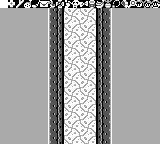

Tiled map render using the project's own tile images. Description and the whole map definition, tile-layer contents included, below:
An orthogonal 20x18 tile map with 8x8 px tiles, 2 tile layers (bg, Tile Layer 1), 6 tilesets.

<map version="1.2" tiledversion="1.2.2" orientation="orthogonal" renderorder="right-down" width="20" height="18" tilewidth="8" tileheight="8" infinite="0" nextlayerid="4" nextobjectid="1">
 <tileset firstgid="1" source="floor-i.tsx" />
 <tileset firstgid="17" source="items-2.tsx" />
 <tileset firstgid="81" source="overworld-landscape.tsx" />
 <tileset firstgid="177" source="dungeon-items.tsx" />
 <tileset firstgid="193" source="walls-a.tsx" />
 <tileset firstgid="225" source="font.tsx" />
 <layer id="1" name="bg" width="20" height="18">
  <data encoding="csv">
157,66,67,68,69,70,71,72,73,74,65,192,190,191,58,157,157,157,157,157,
1,2,1,2,1,2,1,2,1,2,1,2,1,2,1,2,1,2,1,2,
3,4,3,4,3,4,3,4,3,4,3,4,3,4,3,4,3,4,3,4,
1,2,1,2,1,2,1,2,1,2,1,2,1,2,1,2,1,2,1,2,
3,4,3,4,3,4,3,4,3,4,3,4,3,4,3,4,3,4,3,4,
1,2,1,2,1,2,1,2,1,2,1,2,1,2,1,2,1,2,1,2,
3,4,3,4,3,4,3,4,3,4,3,4,3,4,3,4,3,4,3,4,
1,2,1,2,1,2,1,2,1,2,1,2,1,2,1,2,1,2,1,2,
3,4,3,4,3,4,3,4,3,4,3,4,3,4,3,4,3,4,3,4,
1,2,1,2,1,2,1,2,1,2,1,2,1,2,1,2,1,2,1,2,
3,4,3,4,3,4,3,4,3,4,3,4,3,4,3,4,3,4,3,4,
1,2,1,2,1,2,1,2,1,2,1,2,1,2,1,2,1,2,1,2,
3,4,3,4,3,4,3,4,3,4,3,4,3,4,3,4,3,4,3,4,
1,2,1,2,1,2,1,2,1,2,1,2,1,2,1,2,1,2,1,2,
3,4,3,4,3,4,3,4,3,4,3,4,3,4,3,4,3,4,3,4,
1,2,1,2,1,2,1,2,1,2,1,2,1,2,1,2,1,2,1,2,
3,4,3,4,3,4,3,4,3,4,3,4,3,4,3,4,3,4,3,4,
1,2,1,2,1,2,1,2,1,2,1,2,1,2,1,2,1,2,1,2
</data>
 </layer>
 <layer id="3" name="Tile Layer 1" width="20" height="18">
  <data encoding="csv">
176,359,372,373,375,360,361,362,363,365,369,370,371,374,377,378,379,366,367,368,
173,173,173,173,173,173,203,1610612953,0,0,0,0,2684354777,3221225675,173,173,173,173,173,173,
173,173,173,173,173,173,203,1610612953,0,0,0,0,2684354777,3221225675,173,173,173,173,173,173,
173,173,173,173,173,173,203,1610612953,0,0,0,0,2684354777,3221225675,173,173,173,173,173,173,
173,173,173,173,173,173,203,1610612953,0,0,0,0,2684354777,3221225675,173,173,173,173,173,173,
173,173,173,173,173,173,203,1610612953,0,0,0,0,2684354777,3221225675,173,173,173,173,173,173,
173,173,173,173,173,173,203,1610612953,0,0,0,0,2684354777,3221225675,173,173,173,173,173,173,
173,173,173,173,173,173,203,1610612953,0,0,0,0,2684354777,3221225675,173,173,173,173,173,173,
173,173,173,173,173,173,203,1610612953,0,0,0,0,2684354777,3221225675,173,173,173,173,173,173,
173,173,173,173,173,173,203,1610612953,0,0,0,0,2684354777,3221225675,173,173,173,173,173,173,
173,173,173,173,173,173,203,1610612953,0,0,0,0,2684354777,3221225675,173,173,173,173,173,173,
173,173,173,173,173,173,203,1610612953,0,0,0,0,2684354777,3221225675,173,173,173,173,173,173,
173,173,173,173,173,173,203,1610612953,0,0,0,0,2684354777,3221225675,173,173,173,173,173,173,
173,173,173,173,173,173,203,1610612953,0,0,0,0,2684354777,3221225675,173,173,173,173,173,173,
173,173,173,173,173,173,203,1610612953,0,0,0,0,2684354777,3221225675,173,173,173,173,173,173,
173,173,173,173,173,173,203,1610612953,0,0,0,0,2684354777,3221225675,173,173,173,173,173,173,
173,173,173,173,173,173,203,1610612953,0,0,0,0,2684354777,3221225675,173,173,173,173,173,173,
173,173,173,173,173,173,203,1610612953,0,0,0,0,2684354777,3221225675,173,173,173,173,173,173
</data>
 </layer>
</map>
